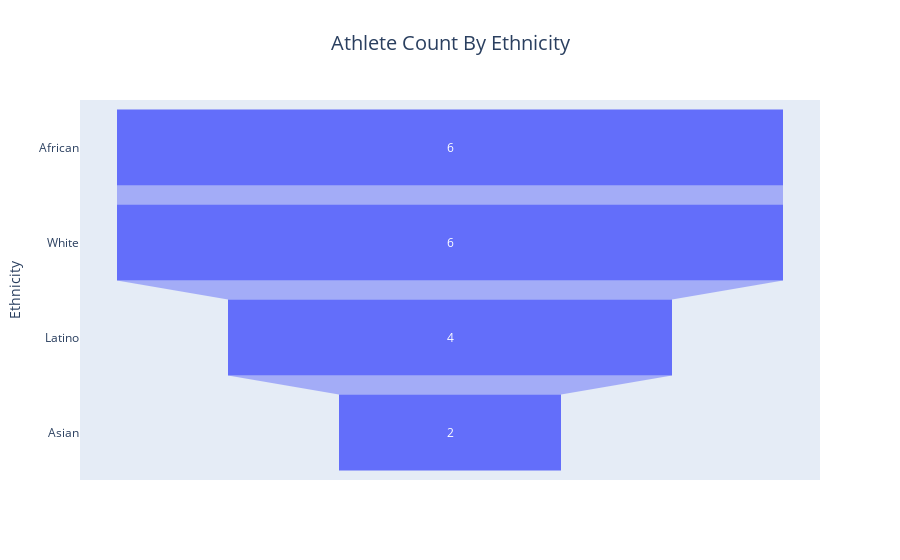

This figure's notebook cell:
### Markdown cell above
## Qn3: Find the count of athletes in each ethinicity and display a funnel chart

### Code cell
#Count the no of athletes by ethnicity
Count_Eth=ath.groupby('Ethnicity')['ID'].size().sort_values(ascending=False).reset_index(name='Count')

#Print Count for each category
print(Count_Eth)

# Plot the Funnel Chart
fig = px.funnel(Count_Eth,x= 'Count',y='Ethnicity',title = 'Athlete Count By Ethnicity')

# Update the title font size and alignment
fig.update_layout(title=dict(x=0.5, font=dict(size=20)))
fig.show()

### Figure 1 — Plotly figure (JSON) as saved in the notebook; plotly's stock layout.template omitted (floating-point values rounded to 4 significant figures)
{"data": [{"hovertemplate": "Count=%{x}<br>Ethnicity=%{y}<extra></extra>", "legendgroup": "", "marker": {"color": "#636efa"}, "name": "", "orientation": "h", "showlegend": false, "type": "funnel", "x": [6, 6, 4, 2], "xaxis": "x", "y": ["African", "White", "Latino", "Asian"], "yaxis": "y"}], "layout": {"autosize": true, "legend": {"tracegroupgap": 0}, "title": {"font": {"size": 20}, "text": "Athlete Count By Ethnicity", "x": 0.5}, "xaxis": {"anchor": "y", "autorange": true, "domain": [0, 1], "range": [-3.333, 3.333], "title": {"text": "Count"}, "type": "linear"}, "yaxis": {"anchor": "x", "autorange": true, "domain": [0, 1], "range": [3.5, -0.5], "title": {"text": "Ethnicity"}, "type": "category"}}}
